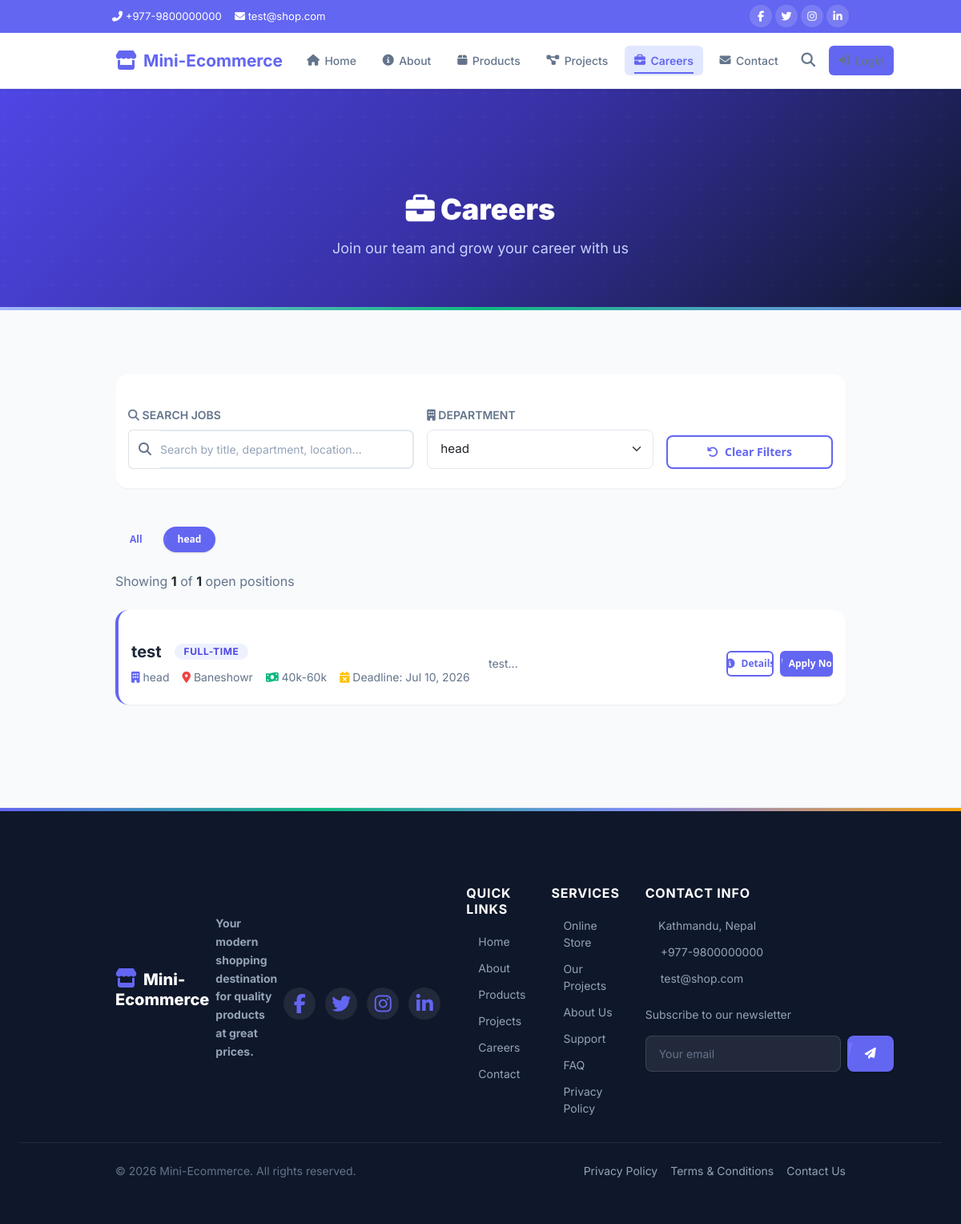
Page /careers.php?department=head on the committed database.
### tables this page shows
CREATE TABLE career_jobs (
    job_id INTEGER PRIMARY KEY AUTOINCREMENT,
    title TEXT NOT NULL,
    slug TEXT DEFAULT NULL,
    department TEXT DEFAULT NULL,
    location TEXT DEFAULT NULL,
    employment_type TEXT DEFAULT NULL,
    description TEXT,
    requirements TEXT,
    responsibilities TEXT,
    salary_range TEXT DEFAULT NULL,
    application_deadline TEXT DEFAULT NULL,
    is_active INTEGER DEFAULT 1,
    created_at TEXT DEFAULT (datetime('now')),
    updated_at TEXT DEFAULT (datetime('now'))
);

CREATE TABLE settings (
    setting_id INTEGER PRIMARY KEY AUTOINCREMENT,
    setting_key TEXT NOT NULL UNIQUE,
    setting_value TEXT DEFAULT NULL,
    setting_group TEXT DEFAULT 'general',
    created_at TEXT DEFAULT (datetime('now')),
    updated_at TEXT DEFAULT (datetime('now'))
);

### includes/helpers.php (called while the page is built, shortened)
<?php
function getSetting(string $key, string $default = ''): string {
    static $cache = [];
    if (!isset($cache[$key])) {
        $pdo = getDB();
        $stmt = $pdo->prepare("SELECT setting_value FROM settings WHERE setting_key = ?");
        $stmt->execute([$key]);
        $row = $stmt->fetch();
        $cache[$key] = $row ? $row['setting_value'] : $default;
    }
    return $cache[$key];
}
function getCMSSection(string $page, string $sectionKey): ?array {
    $pdo = getDB();
    $stmt = $pdo->prepare("SELECT * FROM cms_sections WHERE page = ? AND section_key = ?");
    $stmt->execute([$page, $sectionKey]);
    $row = $stmt->fetch();
    return $row ?: null;
}
function h(?string $value): string {
    return htmlspecialchars($value ?? '', ENT_QUOTES, 'UTF-8');
}
function getJobDepartments(): array {
    $pdo = getDB();
    return $pdo->query("SELECT DISTINCT department FROM career_jobs WHERE is_active = 1 AND department IS NOT NULL AND department != '' ORDER BY department")->fetchAll(PDO::FETCH_COLUMN);
}

### careers.php (the view, shortened to what this page needs)
<?php
require_once __DIR__ . '/includes/helpers.php';
$pdo = getDB();
$perPage = 10;
$page    = isset($_GET['page']) ? max(1, (int)$_GET['page']) : 1;
$offset  = ($page - 1) * $perPage;
$search     = trim($_GET['search'] ?? '');
$department = $_GET['department'] ?? '';
$conditions = ['is_active = 1'];
$params = [];
if (!empty($department)) {
    $conditions[] = 'department = ?';
    $params[] = $department;
}
$where = 'WHERE ' . implode(' AND ', $conditions);
$countStmt = $pdo->prepare("SELECT COUNT(*) FROM career_jobs $where");
$countStmt->execute($params);
$totalJobs = (int)$countStmt->fetchColumn();
$stmt = $pdo->prepare("SELECT * FROM career_jobs $where ORDER BY created_at DESC LIMIT $perPage OFFSET $offset");
$stmt->execute($params);
$jobs = $stmt->fetchAll();
$departments = getJobDepartments();
$careerSection = getCMSSection('careers', 'intro');
require_once __DIR__ . '/includes/public_header.php';
?>
<div class="page-banner">
    <div class="container">
        <h1 data-aos="fade-up"><i class="fas fa-briefcase"></i> Careers</h1>
        <p data-aos="fade-up" data-aos-delay="100"><?= h($careerSection['subtitle'] ?? 'Join our team and grow your career with us') ?></p>
    </div>
</div>
<section class="section-padding">
    <div class="container">
        <form method="GET" action="" class="bg-white rounded-4 shadow-sm p-4 mb-5" data-aos="fade-up">
            <div class="row g-3 align-items-end">
                <div class="col-md-5">
                    <label class="form-label fw-semibold text-muted small text-uppercase"><i class="fas fa-search"></i> Search Jobs</label>
                    <div class="input-group">
                        <span class="input-group-text bg-white border-end-0"><i class="fas fa-search text-muted"></i></span>
                        <input type="text" name="search" class="form-control border-start-0 ps-0" placeholder="Search by title, department, location..." value="<?= h($search) ?>">
                    </div>
                </div>
                <div class="col-md-4">
                    <label class="form-label fw-semibold text-muted small text-uppercase"><i class="fas fa-building"></i> Department</label>
                    <select name="department" class="form-select" onchange="this.form.submit()">
                        <?php foreach ($departments as $d): ?>
                        <option value="<?= h($d) ?>" <?= $department === $d ? 'selected' : '' ?>><?= h($d) ?></option>
                        <?php endforeach; ?>
                    </select>
                </div>
                <div class="col-md-3">
                    <label class="form-label text-muted small text-uppercase">&nbsp;</label>
                    <a href="<?= APP_URL ?>/careers.php" class="btn btn-outline w-100"><i class="fas fa-undo"></i> Clear Filters</a>
                </div>
            </div>
        </form>
        <?php if (!empty($departments)): ?>
        <div class="mb-4 d-flex flex-wrap gap-2" data-aos="fade-up">
            <a href="<?= APP_URL ?>/careers.php?search=<?= urlencode($search) ?>" class="btn btn-sm <?= empty($department) ? 'btn-primary' : 'btn-ghost' ?> rounded-pill px-3">All</a>
            <?php foreach ($departments as $d): ?>
            <a href="<?= APP_URL ?>/careers.php?department=<?= urlencode($d) ?>&search=<?= urlencode($search) ?>" class="btn btn-sm <?= $department === $d ? 'btn-primary' : 'btn-ghost' ?> rounded-pill px-3"><?= h($d) ?></a>
            <?php endforeach; ?>
        </div>
        <?php endif; ?>
        <?php if (empty($jobs)): ?>
        <div class="empty-state" data-aos="fade-up">
            <i class="fas fa-briefcase"></i>
            <h3>No open positions</h3>
            <p>We don't have any open positions right now. Check back later!</p>
        </div>
        <?php else: ?>
        <p class="text-muted mb-4" data-aos="fade-up">Showing <strong class="text-dark"><?= count($jobs) ?></strong> of <strong class="text-dark"><?= $totalJobs ?></strong> open positions</p>
        <div class="d-flex flex-column gap-4">
            <?php foreach ($jobs as $i => $j): ?>
            <div class="bg-white rounded-4 shadow-sm p-4 card-hover border-0 position-relative" style="border-left: 4px solid var(--primary-500) !important;" data-aos="fade-up" data-aos-delay="<?= ($i % 10) * 50 ?>">
                <div class="row align-items-center g-3">
                    <div class="col-lg-6">
                        <div class="d-flex align-items-center gap-3 mb-2">
                            <h3 class="fw-bold mb-0 fs-5"><?= h($j['title']) ?></h3>
                            <?php if (!empty($j['employment_type'])): ?>
                            <span class="badge badge-primary"><?= h($j['employment_type']) ?></span>
                            <?php endif; ?>
                        </div>
                        <div class="d-flex flex-wrap gap-3 text-muted small">
                            <?php if (!empty($j['department'])): ?>
                            <span><i class="fas fa-building text-primary"></i> <?= h($j['department']) ?></span>
                            <?php endif; ?>
                            <?php if (!empty($j['location'])): ?>
                            <span><i class="fas fa-map-marker-alt text-danger"></i> <?= h($j['location']) ?></span>
                            <?php endif; ?>
                            <?php if (!empty($j['salary_range'])): ?>
                            <span><i class="fas fa-money-bill-wave text-success"></i> <?= h($j['salary_range']) ?></span>
                            <?php endif; ?>
                            <?php if (!empty($j['application_deadline'])): ?>
                            <span><i class="fas fa-calendar-times text-warning"></i> Deadline: <?= date('M d, Y', strtotime($j['application_deadline'])) ?></span>
                            <?php endif; ?>
                        </div>
                    </div>
                    <div class="col-lg-4">
                        <p class="text-muted small mb-0"><?= h(mb_substr(strip_tags($j['description'] ?? ''), 0, 200)) ?>...</p>
                    </div>
                    <div class="col-lg-2 text-lg-end">
                        <div class="d-flex gap-2 justify-content-lg-end">
                            <a href="<?= APP_URL ?>/job-detail.php?id=<?= $j['job_id'] ?>" class="btn btn-outline btn-sm"><i class="fas fa-info-circle"></i> Details</a>
                            <?php
                            $deadlinePassed = !empty($j['application_deadline']) && strtotime($j['application_deadline']) < time();
                            ?>
                            <a href="<?= APP_URL ?>/job-detail.php?id=<?= $j['job_id'] ?>#apply" class="btn btn-primary btn-sm <?= $deadlinePassed ? 'disabled' : '' ?>">
                                <i class="fas fa-paper-plane"></i> Apply Now
                            </a>
                        </div>
                    </div>
                </div>
            </div>
            <?php endforeach; ?>
        </div>
        <?php endif; ?>
    </div>
</section>
<?php require_once __DIR__ . '/includes/footer.php'; ?>

### includes/footer.php (shortened to what this page needs)
<?php
$siteName    = getSetting('site_name', APP_NAME);
$siteEmail   = getSetting('contact_email', 'support@company.com');
$sitePhone   = getSetting('contact_phone', '+977-9800000000');
$siteAddress = getSetting('contact_address', 'Kathmandu, Nepal');
$footerDesc  = getSetting('footer_description', 'Your modern shopping destination for quality products at great prices.');
$facebookUrl  = getSetting('facebook_url', '#');
$twitterUrl   = getSetting('twitter_url', '#');
$instagramUrl = getSetting('instagram_url', '#');
$linkedinUrl  = getSetting('linkedin_url', '#');
?>
</main>
<footer class="site-footer">
    <div class="footer-top">
        <div class="container">
            <div class="footer-grid">
                <div class="footer-brand" data-aos="fade-up">
                    <h4><i class="fas fa-store" style="color:var(--primary-500);margin-right:0.5rem;"></i><?= h($siteName) ?></h4>
                    <p><?= h($footerDesc) ?></p>
                    <div class="footer-social">
                        <a href="<?= h($facebookUrl) ?>" target="_blank" title="Facebook"><i class="fab fa-facebook-f"></i></a>
                        <a href="<?= h($twitterUrl) ?>" target="_blank" title="Twitter"><i class="fab fa-twitter"></i></a>
                        <a href="<?= h($instagramUrl) ?>" target="_blank" title="Instagram"><i class="fab fa-instagram"></i></a>
                        <a href="<?= h($linkedinUrl) ?>" target="_blank" title="LinkedIn"><i class="fab fa-linkedin-in"></i></a>
                    </div>
                </div>
                <div data-aos="fade-up" data-aos-delay="100">
                    <h5 class="footer-heading">Quick Links</h5>
                    <div class="footer-links">
                        <a href="<?= APP_URL ?>/index.php"><i class="fas fa-chevron-right"></i> Home</a>
                        <a href="<?= APP_URL ?>/about.php"><i class="fas fa-chevron-right"></i> About</a>
                        <a href="<?= APP_URL ?>/product/products.php"><i class="fas fa-chevron-right"></i> Products</a>
                        <a href="<?= APP_URL ?>/projects.php"><i class="fas fa-chevron-right"></i> Projects</a>
                        <a href="<?= APP_URL ?>/careers.php"><i class="fas fa-chevron-right"></i> Careers</a>
                        <a href="<?= APP_URL ?>/contact.php"><i class="fas fa-chevron-right"></i> Contact</a>
                    </div>
                </div>
                <div data-aos="fade-up" data-aos-delay="200">
                    <h5 class="footer-heading">Services</h5>
                    <div class="footer-links">
                        <a href="<?= APP_URL ?>/product/products.php"><i class="fas fa-chevron-right"></i> Online Store</a>
                        <a href="<?= APP_URL ?>/projects.php"><i class="fas fa-chevron-right"></i> Our Projects</a>
                        <a href="<?= APP_URL ?>/about.php"><i class="fas fa-chevron-right"></i> About Us</a>
                        <a href="<?= APP_URL ?>/contact.php"><i class="fas fa-chevron-right"></i> Support</a>
                        <a href="#"><i class="fas fa-chevron-right"></i> FAQ</a>
                        <a href="#"><i class="fas fa-chevron-right"></i> Privacy Policy</a>
                    </div>
                </div>
                <div data-aos="fade-up" data-aos-delay="300">
                    <h5 class="footer-heading">Contact Info</h5>
                    <div class="footer-links">
                        <?php if ($siteAddress): ?>
                        <a href="https://maps.google.com/?q=<?= urlencode($siteAddress) ?>" target="_blank"><i class="fas fa-map-marker-alt"></i> <?= h($siteAddress) ?></a>
                        <?php endif; ?>
                        <?php if ($sitePhone): ?>
                        <a href="tel:<?= h($sitePhone) ?>"><i class="fas fa-phone-alt"></i> <?= h($sitePhone) ?></a>
                        <?php endif; ?>
                        <?php if ($siteEmail): ?>
                        <a href="mailto:<?= h($siteEmail) ?>"><i class="fas fa-envelope"></i> <?= h($siteEmail) ?></a>
                        <?php endif; ?>
                    </div>
                    <div class="footer-newsletter mt-4">
                        <p>Subscribe to our newsletter</p>
                        <form class="newsletter-form" method="POST" action="" data-newsletter>
                            <input type="email" name="email" placeholder="Your email" required>
                            <button type="submit" class="btn btn-primary"><i class="fas fa-paper-plane"></i></button>
                        </form>
                    </div>
                </div>
            </div>
        </div>
    </div>
    <div class="footer-bottom">
        <div class="container">
            <div class="d-flex align-items-center justify-content-between flex-wrap gap-3">
                <p>&copy; <?= date('Y') ?> <?= h($siteName) ?>. All rights reserved.</p>
                <div class="footer-bottom-links">
                    <a href="#">Privacy Policy</a>
                    <a href="#">Terms & Conditions</a>
                    <a href="<?= APP_URL ?>/contact.php">Contact Us</a>
                </div>
            </div>
        </div>
    </div>
</footer>
</body>
</html>

### assets/css/style.css (style rules this page uses)
:root { --primary: #6366f1; --primary-dark: #4f46e5; --primary-light:#e0e7ff; --secondary: #64748b; --success: #22c55e; --success-light:#dcfce7; --warning: #f59e0b; --warning-light:#fef3c7; --danger: #ef4444; --danger-light: #fee2e2; --info: #3b82f6; --info-light: #dbeafe; --bg: #f8fafc; --bg-card: #ffffff; --border: #e2e8f0; --border-hover: #cbd5e1; --text: #1e293b; --text-muted: #64748b; --text-light: #94a3b8; --font: 'Segoe UI', system-ui, -apple-system, sans-serif; --radius: 0.75rem; --radius-sm: 0.5rem; --radius-lg: 1rem; --shadow-sm: 0 1px 2px rgba(0,0,0,.05); --shadow: 0 4px 6px -1px rgba(0,0,0,.1), 0 2px 4px -1px rgba(0,0,0,.06); --shadow-md: 0 10px 15px -3px rgba(0,0,0,.1), 0 4px 6px -2px rgba(0,0,0,.05); --shadow-lg: 0 20px 25px -5px rgba(0,0,0,.1), 0 10px 10px -5px rgba(0,0,0,.04); --nav-h: 70px; --transition: 0.2s ease; }
html { scroll-behavior: smooth; }
body { font-family: var(--font); background: var(--bg); color: var(--text); line-height: 1.6; min-height: 100vh; display: flex; flex-direction: column; }
a { color: var(--primary); text-decoration: none; }
.container { max-width: 1200px; margin: 0 auto; padding: 0 1.5rem; }
.text-success { color: var(--success); }
.text-danger { color: var(--danger); }
.mb-0 { margin-bottom: 0; }
.btn { display: inline-flex; align-items: center; gap: .5rem; padding: .65rem 1.25rem; border: none; border-radius: var(--radius-sm); font-size: .9rem; font-weight: 600; font-family: var(--font); cursor: pointer; transition: all var(--transition); text-decoration: none; white-space: nowrap; line-height: 1.2; }
.btn-primary { background: var(--primary); color: #fff; }
.btn-outline { background: transparent; border: 1.5px solid var(--primary); color: var(--primary); }
.btn-sm { padding: .4rem .8rem; font-size: .8rem; }
.badge { display: inline-flex; align-items: center; gap: .3rem; padding: .25rem .7rem; border-radius: 999px; font-size: .78rem; font-weight: 700; }
.site-footer { background: var(--text); color: #94a3b8; padding: 2rem 1.5rem; margin-top: auto; }
.footer-brand { display: flex; align-items: center; gap: .5rem; font-size: 1.2rem; font-weight: 700; color: #fff; }
.footer-brand i { color: var(--primary); }
.footer-links { display: flex; gap: 1.5rem; }
.footer-links a { color: #94a3b8; font-size: .88rem; }

### rows in the picture
career_jobs: title "test", employment_type "FULL-TIME", department "head", location "Baneshowr", salary_range "40k-60k", application_deadline "Jul 10, 2026", description "test"
settings: setting_value "Your modern shopping destination for quality products at great prices."

### other values in the picture
$contactPhone "+977-9800000000"
$contactEmail "test@shop.com"
$siteName "Mini-Ecommerce"
$careerSection['subtitle'] "Join our team and grow your career with us"
$d "head"
count($jobs) "1"
$totalJobs "1"
$siteAddress "Kathmandu, Nepal"
$sitePhone "+977-9800000000"
$siteEmail "test@shop.com"
form field department "head"
